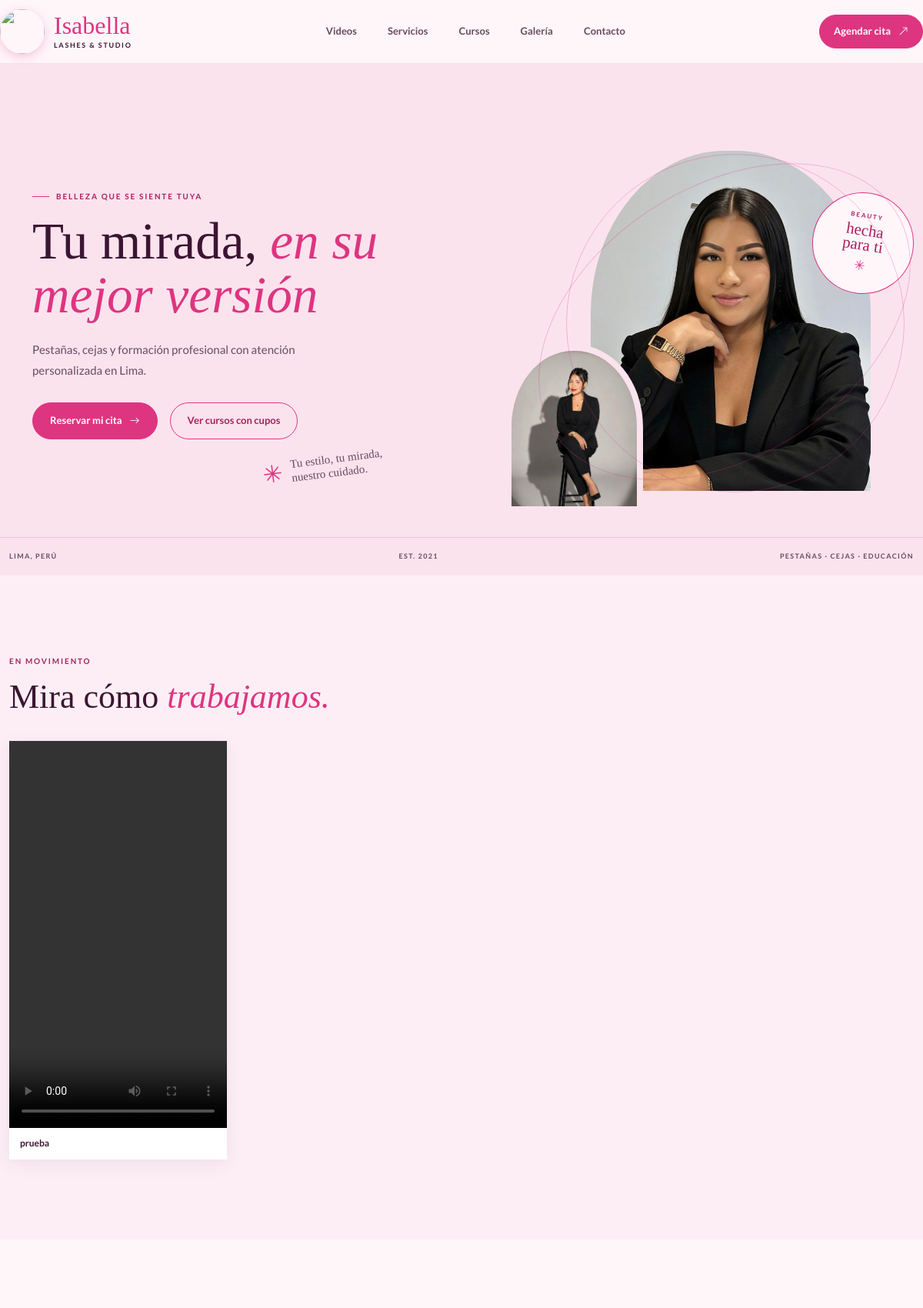
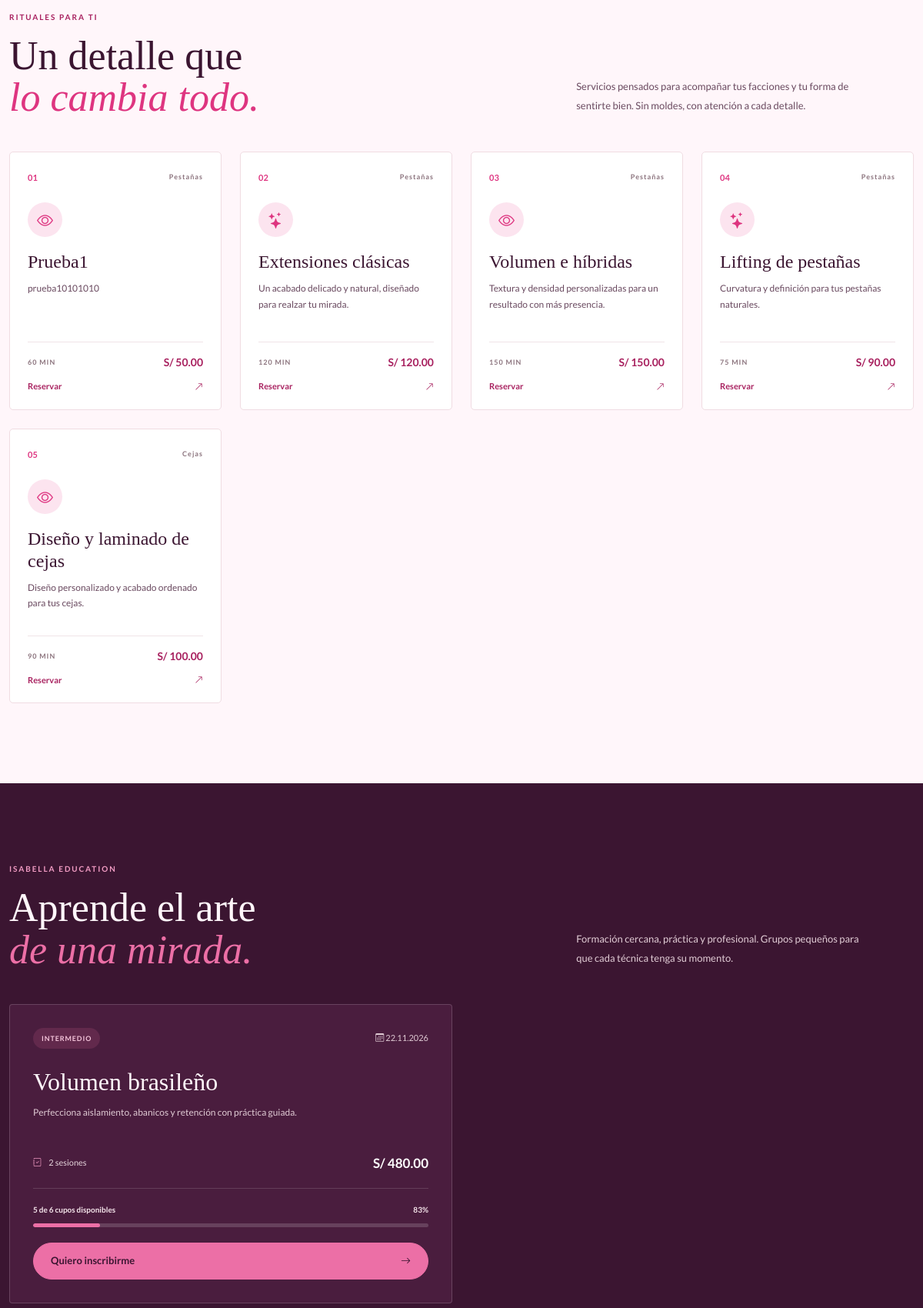
The page / (upper part) on the database its author committed (2 pictures, top to bottom).
### tables this page shows
CREATE TABLE `videos` (
  `id` int(10) UNSIGNED NOT NULL,
  `titulo` varchar(140) NOT NULL DEFAULT '',
  `archivo` varchar(255) NOT NULL,
  `orden` int(11) NOT NULL DEFAULT 0,
  `activo` tinyint(1) NOT NULL DEFAULT 1,
  `creado_en` timestamp NOT NULL DEFAULT current_timestamp()
);

CREATE TABLE `servicios` (
  `id` int(10) UNSIGNED NOT NULL,
  `categoria_id` int(10) UNSIGNED DEFAULT NULL,
  `nombre` varchar(140) NOT NULL,
  `descripcion` varchar(500) NOT NULL DEFAULT '',
  `precio` decimal(9,2) NOT NULL DEFAULT 0.00,
  `duracion_minutos` smallint(5) UNSIGNED NOT NULL DEFAULT 60,
  `foto` varchar(255) DEFAULT NULL,
  `activo` tinyint(1) NOT NULL DEFAULT 1,
  `orden` int(11) NOT NULL DEFAULT 0
);

CREATE TABLE `categorias` (
  `id` int(10) UNSIGNED NOT NULL,
  `nombre` varchar(100) NOT NULL,
  `orden` int(11) NOT NULL DEFAULT 0
);

CREATE TABLE `cursos` (
  `id` int(10) UNSIGNED NOT NULL,
  `nombre` varchar(160) NOT NULL,
  `nivel` varchar(80) NOT NULL DEFAULT 'Inicial',
  `descripcion` text NOT NULL,
  `fecha_inicio` date NOT NULL,
  `fecha_fin` date DEFAULT NULL,
  `sesiones` tinyint(3) UNSIGNED NOT NULL DEFAULT 1,
  `precio` decimal(9,2) NOT NULL DEFAULT 0.00,
  `cupos_totales` smallint(5) UNSIGNED NOT NULL DEFAULT 0,
  `estado` enum('borrador','activo','finalizado') NOT NULL DEFAULT 'activo',
  `creado_en` timestamp NOT NULL DEFAULT current_timestamp()
);

### app/controllers/PublicController.php (called while the page is built, shortened)
<?php
final class PublicController
{
    private SalonModel $model;
    public function __construct(private array $config)
    {
        $this->model = new SalonModel(Database::connection($config), (int) ($config['minimum_booking_notice_hours'] ?? 4));
    }
    public function home(): void
    {
        $services = $this->model->services();
        $courses = $this->model->courses();
        try {
            $videos = $this->model->videos();
        } catch (PDOException $error) {
            error_log('Videos no disponibles: ' . $error->getMessage());
            $videos = [];
        }
        $settings = array_merge(['whatsapp' => $this->config['whatsapp']], $this->model->settings());
        require APP_ROOT . '/app/views/public/home.php';
    }
}

### app/helpers.php (called while the page is built, shortened)
<?php
function e(?string $value): string
{
    return htmlspecialchars($value ?? '', ENT_QUOTES | ENT_SUBSTITUTE, 'UTF-8');
}
function app_url(string $path = ''): string
{
    return APP_BASE_PATH . '/' . ltrim($path, '/');
}
function brand_url(string $kind): string
{
    return app_url('marca/' . ($kind === 'icono' ? 'icono' : 'logo'));
}
function money(float|int|string $amount): string
{
    return 'S/ ' . number_format((float) $amount, 2, '.', ',');
}

### app/models/Database.php (called while the page is built, shortened)
<?php
final class Database
{
    private static ?PDO $connection = null;
    public static function connection(array $config): PDO
    {
        if (self::$connection === null) {
            $db = $config['db'];
            $dsn = sprintf('mysql:host=%s;port=%s;dbname=%s;charset=%s', $db['host'], $db['port'], $db['name'], $db['charset']);
            try {
                self::$connection = new PDO($dsn, $db['user'], $db['password'], [
                    PDO::ATTR_ERRMODE => PDO::ERRMODE_EXCEPTION,
                    PDO::ATTR_DEFAULT_FETCH_MODE => PDO::FETCH_ASSOC,
                    PDO::ATTR_EMULATE_PREPARES => false,
                ]);
            } catch (PDOException $exception) {
                error_log('Conexión MySQL fallida: ' . $exception->getMessage());
                throw new RuntimeException('No se pudo conectar a la base de datos.');
            }
        }
        return self::$connection;
    }
}

### app/models/SalonModel.php (called while the page is built, shortened)
<?php
final class SalonModel
{
    public function services(): array
    {
        return $this->db->query('SELECT s.*, c.nombre AS categoria FROM servicios s LEFT JOIN categorias c ON c.id = s.categoria_id WHERE s.activo = 1 ORDER BY s.orden, s.id')->fetchAll();
    }
    public function courses(bool $activeOnly = true): array
    {
        $sql = 'SELECT c.*, c.cupos_totales - (SELECT COUNT(*) FROM inscripciones i WHERE i.curso_id = c.id AND i.estado = "aprobada") AS cupos_disponibles, COALESCE(c.fecha_fin, c.fecha_inicio) < ? AS terminado FROM cursos c';
        $params = [date('Y-m-d')];
        if ($activeOnly) {
            $sql .= ' WHERE c.estado = "activo" AND COALESCE(c.fecha_fin, c.fecha_inicio) >= ?';
            $params[] = date('Y-m-d');
        }
        $sql .= ' ORDER BY c.fecha_inicio, c.id';
        $stmt = $this->db->prepare($sql);
        $stmt->execute($params);
        return $stmt->fetchAll();
    }
    public function videos(): array
    {
        return $this->db->query('SELECT * FROM videos WHERE activo = 1 ORDER BY orden, id LIMIT 12')->fetchAll();
    }
    public function settings(): array
    {
        return $this->db->query('SELECT clave, valor FROM configuracion')->fetchAll(PDO::FETCH_KEY_PAIR);
    }
}

### app/views/public/home.php (the view, shortened to what this page needs)
<?php
$heroTitle = $settings['hero_titulo'] ?? 'Tu mirada, en su mejor versión';
$heroSubtitle = $settings['hero_subtitulo'] ?? 'Pestañas, cejas y formación profesional con atención personalizada en Lima.';
?>
<!doctype html>
<html lang="es">
<head>
  <link href="https://cdn.jsdelivr.net/npm/bootstrap@5.3.3/dist/css/bootstrap.min.css" rel="stylesheet">
  <link rel="icon" href="<?= e(brand_url('icono')) ?>"><link rel="apple-touch-icon" href="<?= e(brand_url('icono')) ?>"><link rel="stylesheet" href="<?= e(app_url('assets/css/app.css')) ?>">
</head>
<body>
<header class="site-header">
  <nav class="navbar navbar-expand-lg container-xl" aria-label="Navegación principal">
    <a class="brand" href="<?= e(app_url()) ?>" aria-label="Isabella Lashes & Studio, inicio"><img class="brand-logo" src="<?= e(brand_url('logo')) ?>" alt="" width="58" height="58"><span class="brand-text"><span class="brand-name">Isabella</span><small>LASHES & STUDIO</small></span></a>
    <div class="collapse navbar-collapse" id="mainNav">
      <ul class="navbar-nav mx-auto gap-lg-4">
        <?php if ($videos): ?><li><a class="nav-link" href="#videos">Videos</a></li><?php endif; ?>
        <li><a class="nav-link" href="#servicios">Servicios</a></li>
        <li><a class="nav-link" href="#cursos">Cursos</a></li>
        <li><a class="nav-link" href="#galeria">Galería</a></li>
        <li><a class="nav-link" href="#contacto">Contacto</a></li>
      </ul>
      <a class="btn btn-rose nav-appointment" href="#reserva">Agendar cita <i class="bi bi-arrow-up-right"></i></a>
    </div>
  </nav>
</header>
<main>
  <section class="hero-section">
    <div class="container-xl hero-grid">
      <div class="hero-copy">
        <p class="eyebrow"><span></span> BELLEZA QUE SE SIENTE TUYA</p>
        <h1><?php $heroParts = explode(",", $heroTitle, 2); ?><?= count($heroParts) === 2 ? e($heroParts[0]) . ", <em>" . e(trim($heroParts[1])) . "</em>" : e($heroTitle) ?></h1>
        <p class="hero-description"><?= e($heroSubtitle) ?></p>
        <div class="d-flex flex-wrap gap-3 hero-actions">
          <a class="btn btn-rose" href="#reserva">Reservar mi cita <i class="bi bi-arrow-right"></i></a>
          <a class="btn btn-outline-rose" href="#cursos">Ver cursos con cupos</a>
        </div>
        <div class="hero-note"><span class="note-mark">✳</span><span>Tu estilo, tu mirada,<br>nuestro cuidado.</span></div>
      </div>
      <div class="hero-art" aria-label="Retratos de belleza">
        <div class="hero-photo hero-photo-main"><img src="<?= e(app_url('assets/img/hero-principal.jpg')) ?>" alt="Retrato de una clienta con pestañas y cejas perfiladas" width="1440" height="2450" fetchpriority="high"></div>
        <div class="hero-photo hero-photo-small"><img src="<?= e(app_url('assets/img/hero-secundaria.jpg')) ?>" alt="Clienta con look elegante sentada en el estudio" width="1439" height="2440" loading="lazy"></div>
        <div class="hero-stamp"><span>BEAUTY</span><strong>hecha<br>para ti</strong><i>✳</i></div>
        <span class="hero-orbit orbit-one"></span><span class="hero-orbit orbit-two"></span>
      </div>
    </div>
    <div class="hero-bottom container-xl"><span>LIMA, PERÚ</span><span>EST. 2021</span><span>PESTAÑAS · CEJAS · EDUCACIÓN</span></div>
  </section>
  <?php if ($videos): ?>
  <section class="videos-section section-pad" id="videos">
    <div class="container-xl">
      <div class="gallery-heading"><div><p class="eyebrow">EN MOVIMIENTO</p><h2>Mira cómo <em>trabajamos.</em></h2></div></div>
      <div class="video-grid">
        <?php foreach ($videos as $video): ?>
          <figure class="video-item"><video src="<?= e(app_url('video?file=' . rawurlencode($video['archivo']))) ?>#t=0.1" controls playsinline preload="metadata"<?= trim($video['titulo']) !== '' ? ' aria-label="' . e($video['titulo']) . '"' : '' ?>></video><?php if (trim($video['titulo']) !== ''): ?><figcaption><?= e($video['titulo']) ?></figcaption><?php endif; ?></figure>
        <?php endforeach; ?>
      </div>
    </div>
  </section>
  <?php endif; ?>
  <section class="section-pad services-section" id="servicios">
    <div class="container-xl">
      <div class="section-heading">
        <div><p class="eyebrow">RITUALES PARA TI</p><h2>Un detalle que<br><em>lo cambia todo.</em></h2></div>
        <p>Servicios pensados para acompañar tus facciones y tu forma de sentirte bien. Sin moldes, con atención a cada detalle.</p>
      </div>
      <div class="row g-3 g-lg-4">
        <?php foreach ($services as $index => $service): ?>
        <div class="col-md-6 col-xl-3">
          <article class="service-card">
            <div class="service-number">0<?= $index + 1 ?> <span><?= e($service['categoria'] ?? 'BEAUTY') ?></span></div>
            <div class="service-icon"><i class="bi <?= $index % 2 === 0 ? 'bi-eye' : 'bi-stars' ?>"></i></div>
            <h3><?= e($service['nombre']) ?></h3>
            <p><?= e($service['descripcion']) ?></p>
            <div class="service-meta"><span><?= e((string) $service['duracion_minutos']) ?> MIN</span><strong><?= e(money($service['precio'])) ?></strong></div>
            <a href="#reserva" class="service-link" data-book-service="<?= (int) $service['id'] ?>">Reservar <i class="bi bi-arrow-up-right"></i></a>
          </article>
        </div>
        <?php endforeach; ?>
      </div>
    </div>
  </section>
  <section class="courses-section section-pad" id="cursos">
    <div class="container-xl">
      <div class="section-heading courses-heading">
        <div><p class="eyebrow">ISABELLA EDUCATION</p><h2>Aprende el arte<br><em>de una mirada.</em></h2></div>
        <p>Formación cercana, práctica y profesional. Grupos pequeños para que cada técnica tenga su momento.</p>
      </div>
      <div class="row g-3 g-lg-4">
        <?php foreach ($courses as $course): $available = max(0, (int) $course['cupos_disponibles']); $total = (int) $course['cupos_totales']; $full = $available === 0; ?>
        <div class="col-lg-6">
          <article class="course-card">
            <div class="course-card-top"><span class="course-level"><?= e($course['nivel']) ?></span><span class="course-date"><i class="bi bi-calendar3"></i> <?= e(date('d.m.Y', strtotime($course['fecha_inicio']))) ?></span></div>
            <h3><?= e($course['nombre']) ?></h3><p><?= e($course['descripcion']) ?></p>
            <div class="course-details"><span><i class="bi bi-journal-check"></i> <?= (int) $course['sesiones'] ?> sesiones</span><strong><?= e(money($course['precio'])) ?></strong></div>
            <div class="seats-row"><span><?= $full ? 'Grupo completo' : $available . ' de ' . $total . ' cupos disponibles' ?></span><span><?= $full ? '0%' : (int) round(($available / max(1, $total)) * 100) . '%' ?></span></div>
            <div class="seat-track"><span style="width: <?= $full ? 100 : (int) round((($total - $available) / max(1, $total)) * 100) ?>%"></span></div>
            <?php if ($full): ?><button class="btn btn-course-outline js-course-enroll" data-course="<?= (int) $course['id'] ?>" data-waitlist="1">Unirme a la lista de espera <i class="bi bi-arrow-right"></i></button>
            <?php else: ?><button class="btn btn-course js-course-enroll" data-course="<?= (int) $course['id'] ?>" data-waitlist="0">Quiero inscribirme <i class="bi bi-arrow-right"></i></button><?php endif; ?>
          </article>
        </div>
        <?php endforeach; ?>
      </div>
    </div>
  </section>
</main>
</body>
</html>

### public/index.php (shortened to what this page needs)
<?php
require dirname(__DIR__) . '/app/bootstrap.php';
$path = parse_url($_SERVER['REQUEST_URI'] ?? '/', PHP_URL_PATH) ?: '/';
$path = '/' . trim($path, '/');
$method = $_SERVER['REQUEST_METHOD'] ?? 'GET';
try {
    $public = new PublicController($config);
    $admin = new AdminController($config);
} catch (RuntimeException $exception) {
    fail('El sitio no está disponible en este momento. Inténtalo en unos minutos.', 503);
}
if ($path === '/api/horarios' && $method === 'GET') {
    $public->availableTimes();
} elseif ($path === '/media' && $method === 'GET') {
    $public->galleryImage();
} elseif ($path === '/video' && $method === 'GET') {
    $public->videoFile();
} elseif (($path === '/marca/logo' || $path === '/marca/icono') && $method === 'GET') {
    $public->brandAsset(substr($path, 7));
} elseif ($path === '/api/reservar' && $method === 'POST') {
    $public->bookAppointment();
} elseif ($path === '/api/inscripcion' && $method === 'POST') {
    $public->enroll();
} elseif ($path === '/admin/login' && $method === 'POST') {
    $admin->login();
} elseif ($path === '/admin/logout' && $method === 'POST') {
    $admin->logout();
} elseif ($path === '/admin/estado' && $method === 'POST') {
    $admin->updateAppointment();
} elseif ($path === '/admin/reprogramar' && $method === 'POST') {
    $admin->rescheduleAppointment();
} elseif ($path === '/admin/manual' && $method === 'POST') {
    $admin->manualAppointment();
} elseif ($path === '/admin/inscripcion' && $method === 'POST') {
    $admin->updateEnrollment();
} elseif ($path === '/admin/espera-eliminar' && $method === 'POST') {
    $admin->deleteWaitlistEntry();
} elseif ($path === '/admin/servicio' && $method === 'POST') {
    $admin->saveService();
} elseif ($path === '/admin/cupos' && $method === 'POST') {
    $admin->updateSeats();
} elseif ($path === '/admin/curso' && $method === 'POST') {
    $admin->saveCourse();
} elseif ($path === '/admin/bloqueo' && $method === 'POST') {
    $admin->saveBlocks();
} elseif ($path === '/admin/bloqueo-eliminar' && $method === 'POST') {
    $admin->deleteBlock();
} elseif ($path === '/admin/configuracion' && $method === 'POST') {
    $admin->saveSettings();
} elseif ($path === '/admin/galeria' && $method === 'POST') {
    $admin->saveGalleryImage();
} elseif ($path === '/admin/galeria-orden' && $method === 'POST') {
    $admin->updateGalleryImage();
} elseif ($path === '/admin/video' && $method === 'POST') {
    $admin->saveVideo();
} elseif ($path === '/admin/video-orden' && $method === 'POST') {
    $admin->updateVideo();
} elseif ($path === '/admin/marca' && $method === 'POST') {
    $admin->saveBrand();
} elseif ($path === '/admin/ingreso' && $method === 'POST') {
    $admin->saveIncome();
} elseif ($path === '/admin/ingreso-eliminar' && $method === 'POST') {
    $admin->deleteIncome();
} elseif ($path === '/admin/cobro' && $method === 'POST') {
    $admin->registerAppointmentIncome();
} elseif ($path === '/admin/voucher' && $method === 'GET') {
    $admin->viewVoucher();
} elseif ($path === '/admin/setup' && $method === 'POST') {
    $admin->setup();
} elseif ($path === '/admin' || str_starts_with($path, '/admin/')) {
    $admin->dispatch($path);
} else {
    $public->home();
}

### rows shown on the page
videos: titulo "prueba"
servicios: categoria.nombre "Pestañas", nombre "Prueba1", descripcion "prueba10101010", duracion_minutos "60", precio "S/ 50.00"
servicios: categoria.nombre "Pestañas", nombre "Extensiones clásicas", descripcion "Un acabado delicado y natural, diseñado para realzar tu mirada.", duracion_minutos "120", precio "S/ 120.00"
servicios: categoria.nombre "Pestañas", nombre "Volumen e híbridas", descripcion "Textura y densidad personalizadas para un resultado con más presencia.", duracion_minutos "150", precio "S/ 150.00"
servicios: categoria.nombre "Pestañas", nombre "Lifting de pestañas", descripcion "Curvatura y definición para tus pestañas naturales.", duracion_minutos "75", precio "S/ 90.00"
servicios: categoria.nombre "Cejas", nombre "Diseño y laminado de cejas", descripcion "Diseño personalizado y acabado ordenado para tus cejas.", duracion_minutos "90", precio "S/ 100.00"
cursos: nivel "INTERMEDIO", fecha_inicio "22.11.2026", nombre "Volumen brasileño", descripcion "Perfecciona aislamiento, abanicos y retención con práctica guiada.", sesiones "2", precio "S/ 480.00", available "5", cupos_totales "6", total "83"

### other values the page prints
$heroParts[0] "Tu mirada"
$heroParts[1] "en su mejor versión"
$heroSubtitle "Pestañas, cejas y formación profesional con atención personalizada en Lima."
